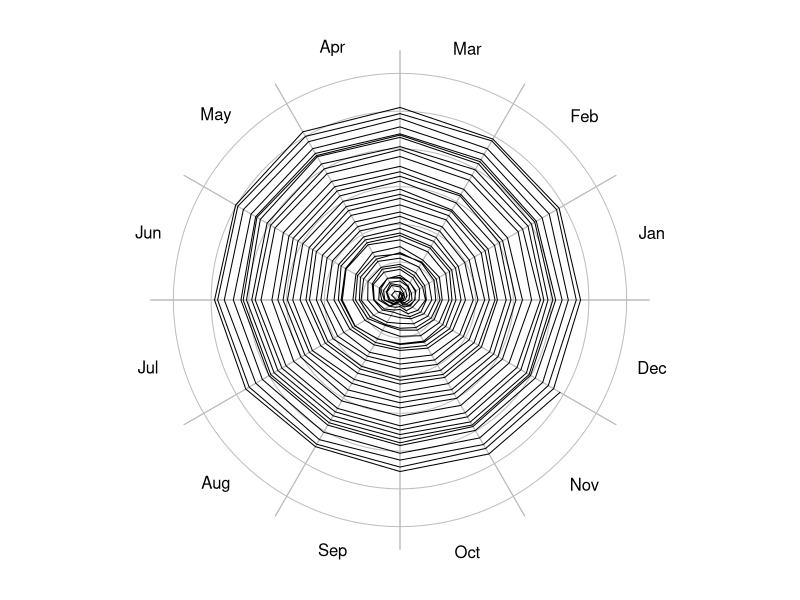
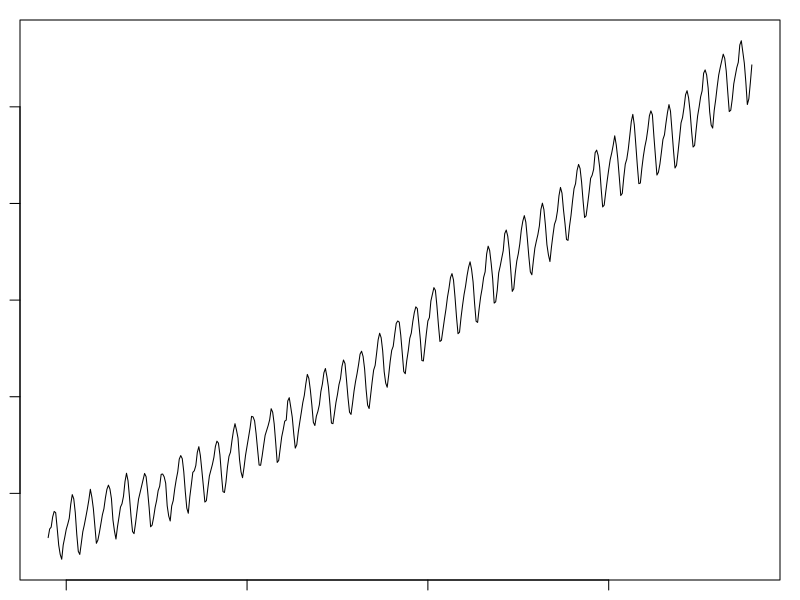

R code for these plots, in order:

## ------------------------------------------------------------------------
hodograph <- function(x, y, t, rings, ringlabels=TRUE, tcut=c("daily", "yearly"), ...)
{
    tcut <- match.arg(tcut)
    if (missing(t)) {
        stop("x-y method not coded yet\n")
    } else {
        if (!missing(y)) {
            stop("cannot give y if t is given\n")
        }
        if (tcut== "yearly") {
            ## x=x(t)
            t <- as.POSIXlt(t)
            start <- ISOdatetime(1900+as.POSIXlt(t[1])$year, 1, 1, 0, 0, 0,
                                 tz=attr(t, "tzone"))
            day <- as.numeric(julian(t, origin=start))
            xx <- x * cos(day / 365 * 2 * pi)
            yy <- x * sin(day / 365 * 2 * pi)
            ## axes
            if (missing(rings))
                rings <- pretty(sqrt(xx^2 + yy^2))
            rscale <- 1.04 * max(rings)
            theta <- seq(0, 2 * pi, length.out=200)
            plot(xx, yy, asp=1, xlim=rscale*c(-1.1,1.1), ylim=rscale*c(-1.1, 1.1),
                 type='n', xlab="", ylab="", axes=FALSE)
            ## month lines
            month <- c("Jan", "Feb", "Mar", "Apr", "May", "Jun", "Jul", "Aug", "Sep", "Oct", "Nov", "Dec")
            rscale <- max(rings)
            for (m in 1:12) {
                phi <- 2*pi*(m-1)/12
                lines(rscale*1.1*cos(phi)*c(-1,1), rscale*1.1*sin(phi)*c(-1,1), col='gray')
                phi <- 2*pi*(0.5/12+(m-1)/12)
                text(1.15*rscale * cos(phi), 1.15*rscale * sin(phi), month[m]) 
            }
            for (r in rings) {
                if (r > 0) {
                    gx <- r * cos(theta)
                    gy <- r * sin(theta)
                    lines(gx, gy, col='gray')
                    if (ringlabels)
                        text(gx[1], 0, format(r))
                }
            }
            points(xx, yy, ...)
        } else {
            stop("only tcut=\"yearly\" works at this time\n")
        }
    }
}


## ----hodograph, fig.path='2014-02-08-'-----------------------------------
data(co2)
year <- as.numeric(time(co2))
t0 <- as.POSIXlt("1959-01-01 00:00:00", tz="UTC")
t <- t0 + (year - year[1]) *365*86400
par(mar=rep(1, 4))
hodograph(x=co2-co2[1], t=t, tcut="yearly", type="l", ringlabels=FALSE)


## ----timeseries, fig.path='2014-02-08-'----------------------------------
plot(co2)


